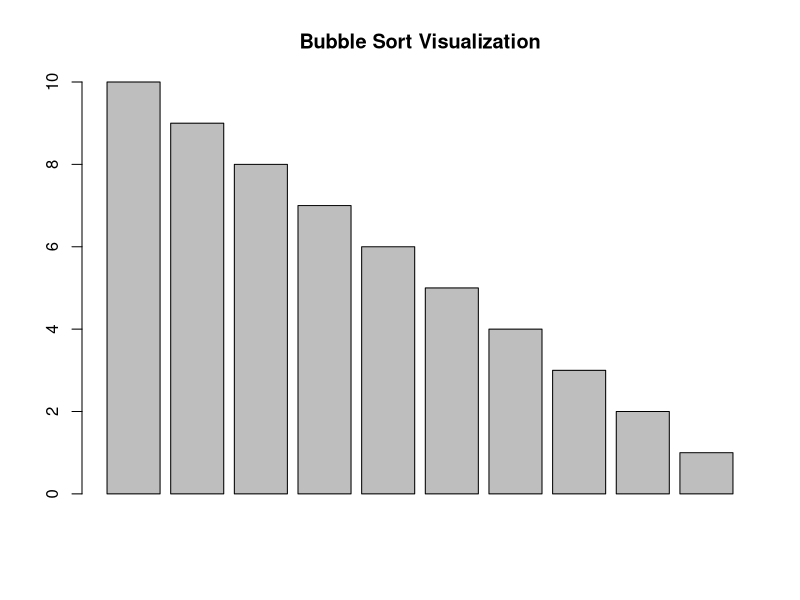
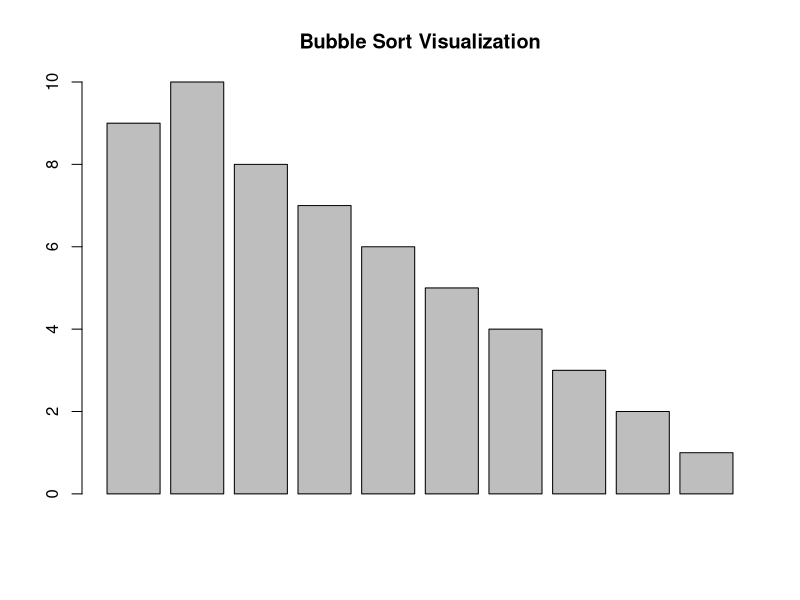
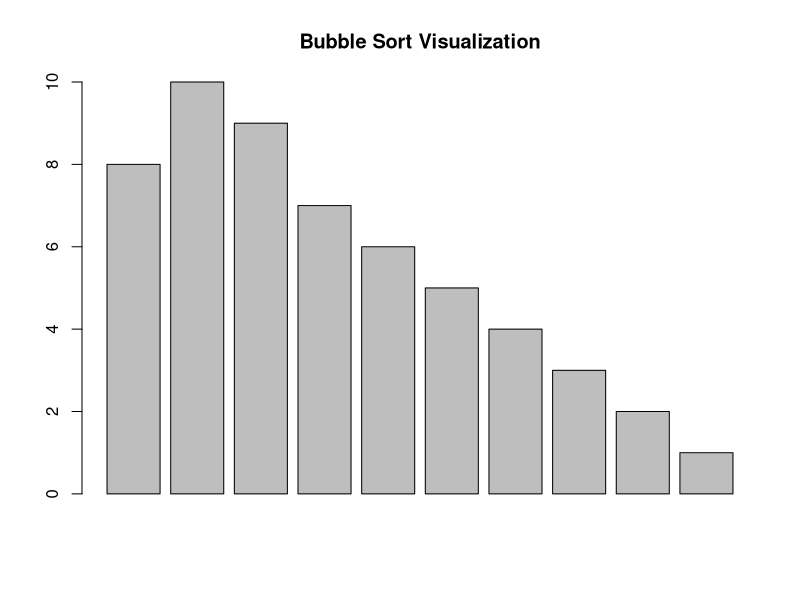
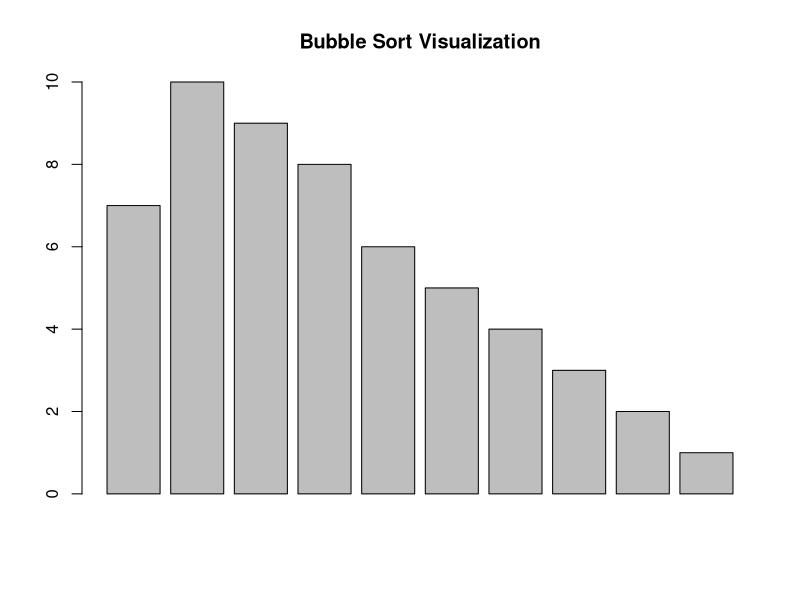
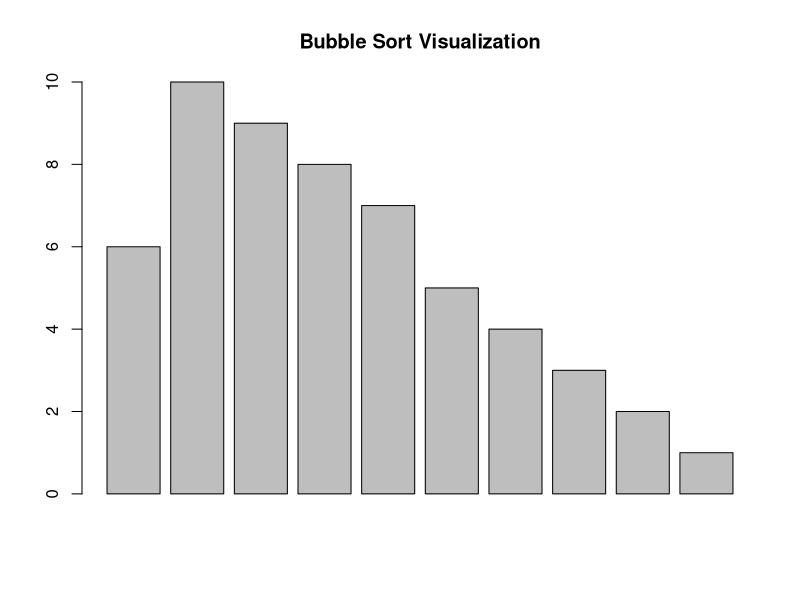
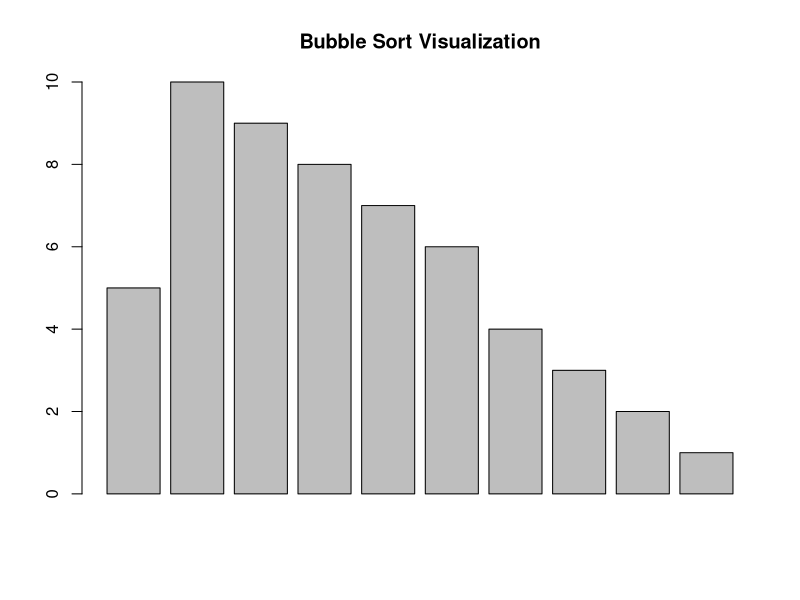
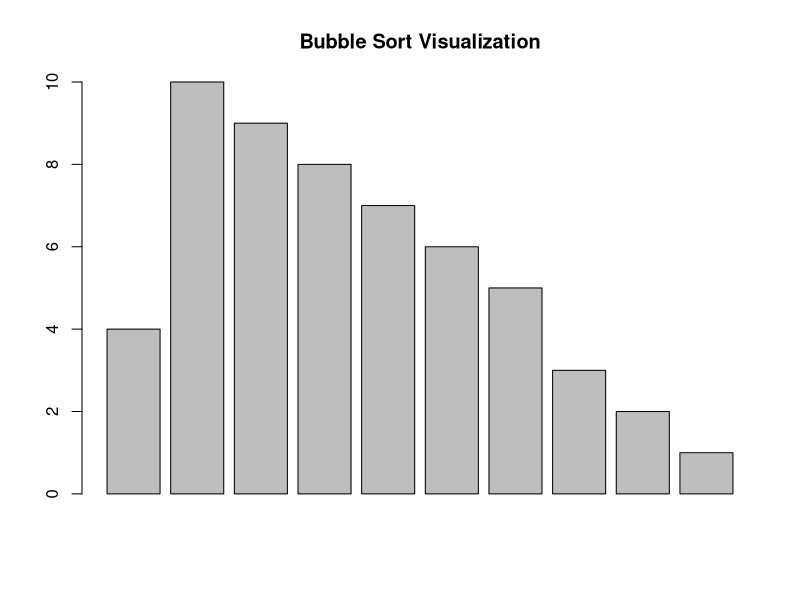
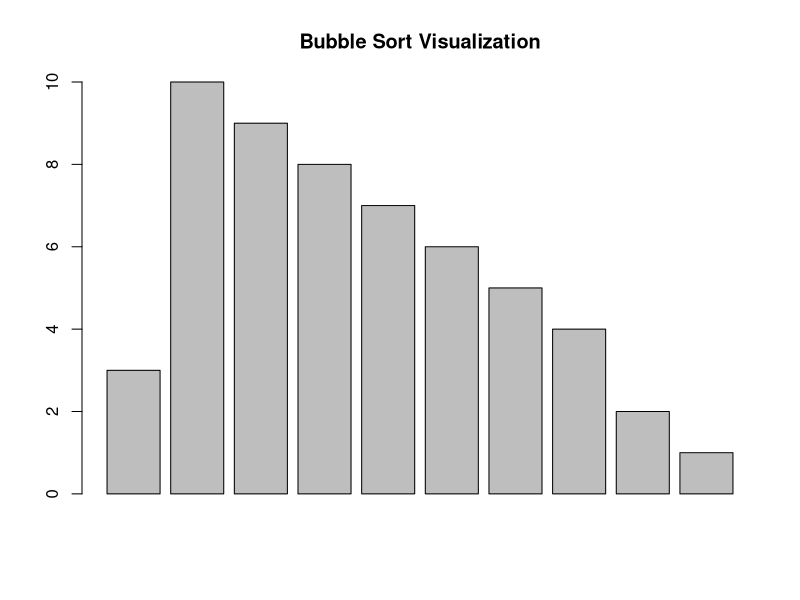

R code for these plots, in order:


sleep <- function() {
  current_time <- Sys.time()
  while(as.numeric(Sys.time()) - as.numeric(current_time) < 0.2) {}
}

bubble_sort <- function(input) {
  for(i in 1:length(input)) {
    j = i + 1
    while(j <= length(input)) {
      if(input[i] > input[j]) {
        temp <- input[i]
        input[i] <- input[j]
        input[j] <- temp
        barplot(input, main="Bubble Sort Visualization")
      }
      j = j + 1
      sleep()
    }
  }
}

main <- function() {
  input <- c(10, 4, 3, 5, 1, 7, 6, 2, 8, 9)
  
  
  input <- c(10, 9, 8, 7, 6, 5, 4, 3, 2, 1)
  #input <- round(runif(10,1,100), 0)
  barplot(input, main="Bubble Sort Visualization")
  bubble_sort(input)
}

main()
